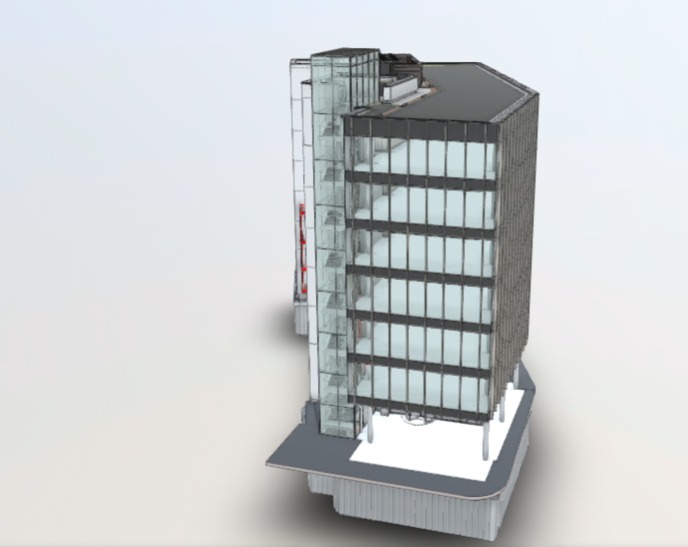
#> input picture bim2.png, 688 x 547 px
$ python feature-extraction.py
#> lines starting #> are read from the running program, lines starting #| are printed output that depends on the picture
import cv2
import numpy as np
from matplotlib import pyplot as plt

MIN_MATCH_COUNT = 10
FLANN_INDEX_LSH = 6

bim = cv2.imread('bim2.png')
#> bim is the input picture: shape (547, 688, 3); mean B, G, R 207.2, 206.2, 202.8
bim_gray= cv2.cvtColor(bim,cv2.COLOR_BGR2GRAY)

image = cv2.imread('image2.jpg')
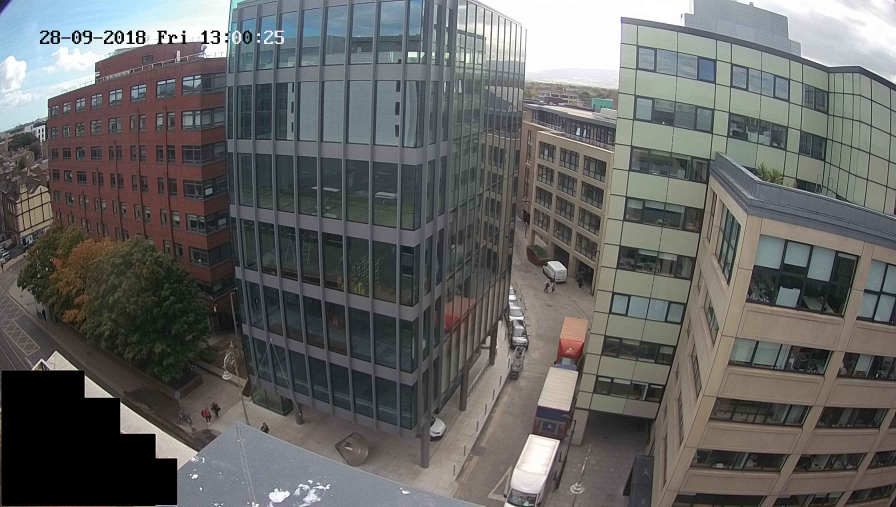
#> input picture image2.jpg, 2688 x 1520 px (shown at 1/3 size)
#> image is the input picture: shape (1520, 2688, 3); mean B, G, R 100, 101.5, 101.5
image=cv2.resize(image, (1280, 720))
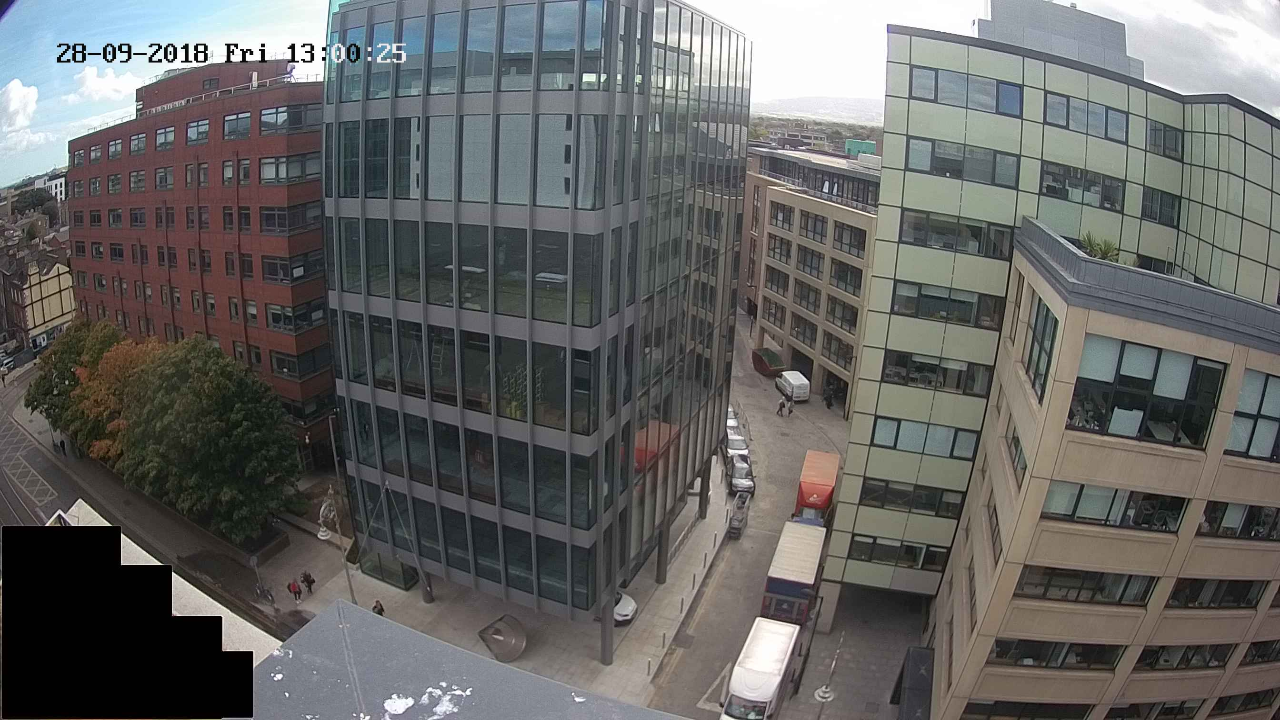
#> image: shape (720, 1280, 3); mean B, G, R 99.9, 101.4, 101.4
gray= cv2.cvtColor(image,cv2.COLOR_BGR2GRAY)
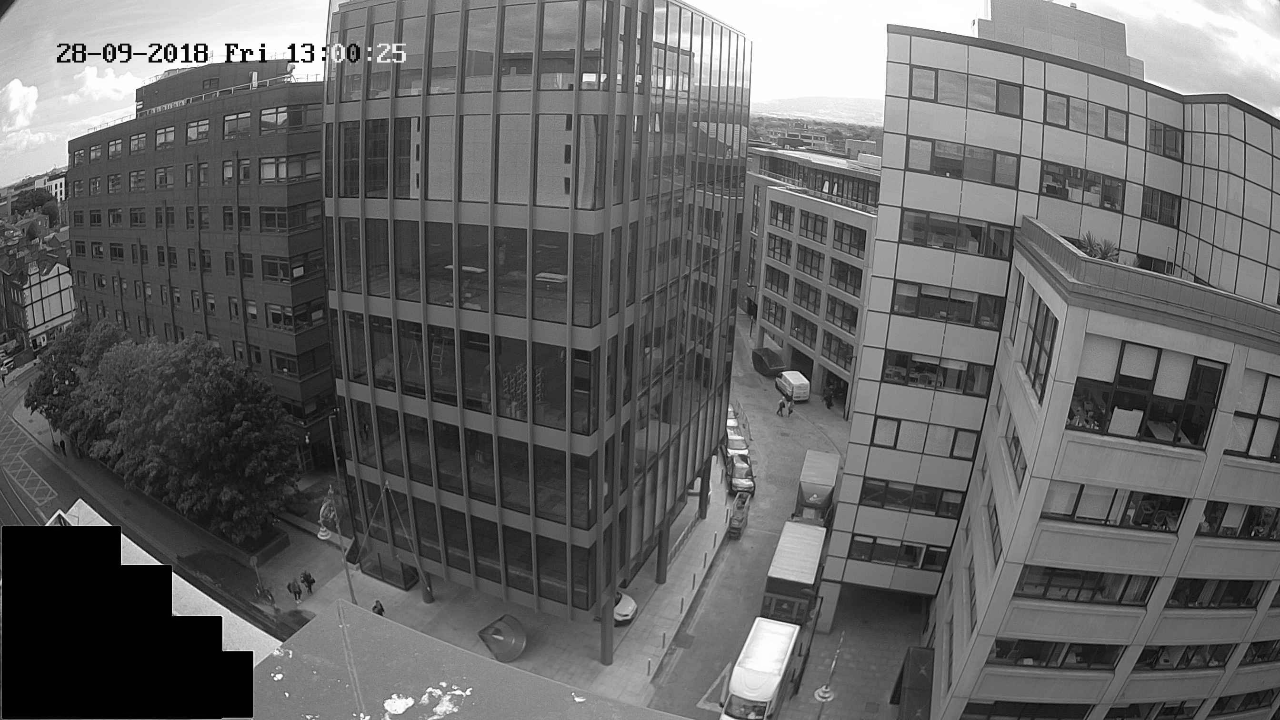
#> gray: shape (720, 1280); min 0, max 255, mean 101.2

orb = cv2.ORB_create()
bim_kp,bim_desc =orb.detectAndCompute(bim_gray,None)
#> bim_kp = 500 keypoints; strongest (x, y, size): (381, 52, 31), (382, 53, 37.2), (380, 55, 31), (383, 52, 44.6)
image_kp,image_desc = orb.detectAndCompute(gray,None)
#> image_kp = 500 keypoints; strongest (x, y, size): (248, 52, 31), (199, 49, 31), (202, 49, 31), (242, 50, 31)


index_params = dict(algorithm = FLANN_INDEX_LSH, table_number = 6, key_size = 12, multi_probe_level = 1)
search_params = dict(checks = 50)

flann = cv2.FlannBasedMatcher(index_params, search_params)

matches = flann.knnMatch(bim_desc,image_desc,k=2)
#> matches = 500 matches
good = []

for m,n in matches:
    if m.distance < 0.7*n.distance:
        good.append(m)
#> after the loop, good = 10 matches


if len(good)>MIN_MATCH_COUNT:
    src_pts = np.float32([ bim_kp[m.queryIdx].pt for m in good ]).reshape(-1,1,2)
    dst_pts = np.float32([ image_kp[m.trainIdx].pt for m in good ]).reshape(-1,1,2)

    M, mask = cv2.findHomography(src_pts, dst_pts, cv2.RANSAC,5.0)
    matchesMask = mask.ravel().tolist()

    h,w,_ = bim.shape
    pts = np.float32([ [0,0],[0,h-1],[w-1,h-1],[w-1,0] ]).reshape(-1,1,2)
    dst = cv2.perspectiveTransform(pts,M)

    image = cv2.polylines(image,[np.int32(dst)],True,255,3, cv2.LINE_AA)

else:
    print ("Not enough matches are found - %d/%d" % (len(good),MIN_MATCH_COUNT))
#| Not enough matches are found - 10/10
    matchesMask = None


draw_params = dict(matchColor = (0,255,0), # draw matches in green color
                   singlePointColor = None,
                   matchesMask = matchesMask, # draw only inliers
                   flags = 2)

img3 = cv2.drawMatches(bim,bim_kp,image,image_kp,good,None,**draw_params)
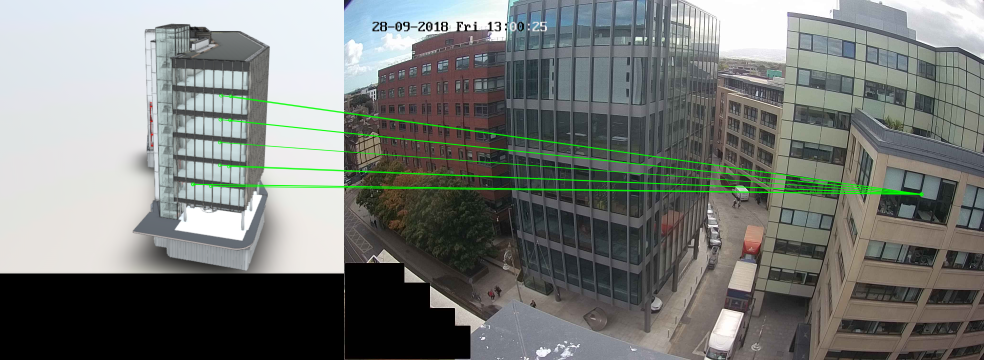
#> img3: shape (720, 1968, 3) (shown at 1/2 size); mean B, G, R 119, 122.3, 118.8

plt.imshow(img3, 'gray'),plt.show()
cv2.waitKey(0)
